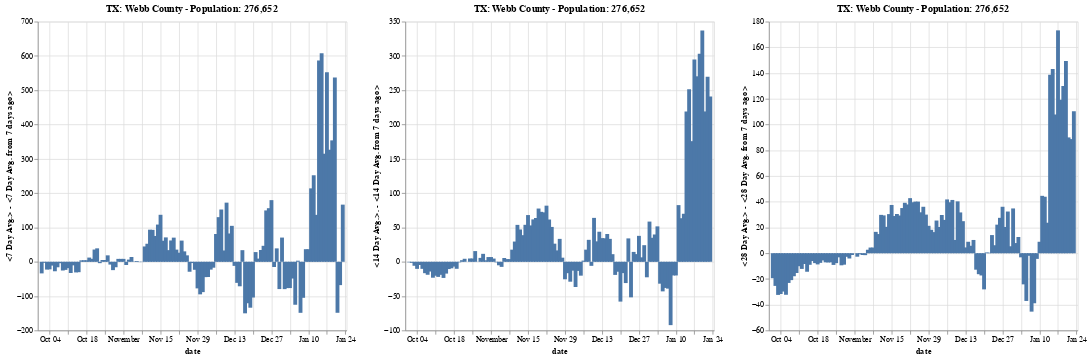
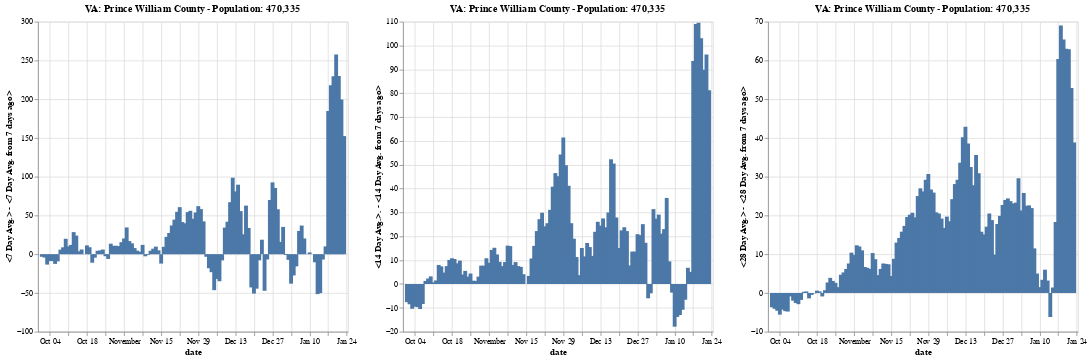
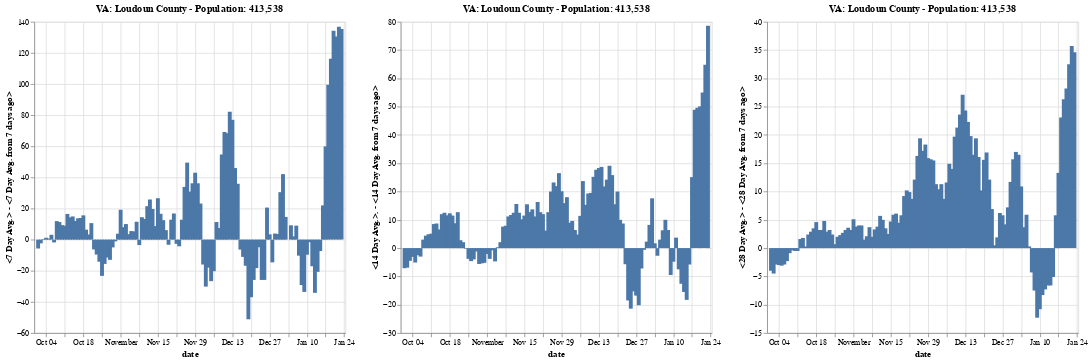
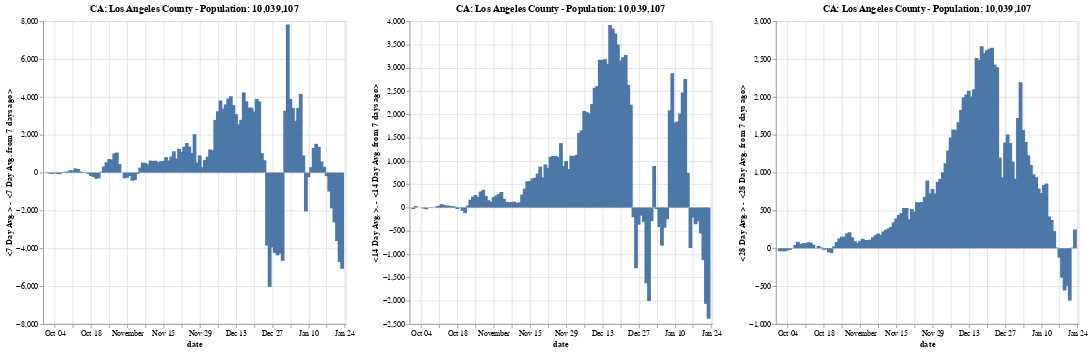

Source (notebook cell) for these figures, in order:
### Markdown cell above
# Display Charts for Counties to compare different measures to detect trends

### Code cell
#hide_input
date_time_str = '2020-10-01'
date_time_obj = datetime.strptime(date_time_str, '%Y-%m-%d')

top10Fields = [{'colName': '7day_avg_7DayDiff', 'colTitle': '<7 Day Avg.> - <7 Day Avg. from 7 days ago>'},
               {'colName': '14day_avg_7DayDiff', 'colTitle': '<14 Day Avg.>. - <14 Day Avg. from 7 days ago>'},
               {'colName': '28day_avg_7DayDiff', 'colTitle': '<28 Day Avg.> - <28 Day Avg. from 7 days ago>'}]

# Goal is to print the 3 charts (one per field) in a row per FIPS
topN = 3
for fieldSort in top10Fields:
#     display(HTML('<H1>Top ' + str(topN) + ' Counties by: ' + field['colTitle'] + '</H1><BR>'))
    display(HTML('<h2>Top ' + str(topN) + ' Counties with <b>&#8607;</b> Rising Rates  <b>&#8607;</b> by: ' + fieldSort['colTitle'] + '</h2>'))
    for countyFIPS in df_cases_7day_tidy_latest.sort_values(by=fieldSort['colName'], ascending=False)['countyFIPS'].head(topN):
        charts = []
        for field in top10Fields:
            state_df = df_cases_7day_tidy[(df_cases_7day_tidy['countyFIPS'] == countyFIPS) & (df_cases_7day_tidy['Date'] >= date_time_obj )]
            row = state_df.iloc[0]
            #display(row)
            chart_title = row['State'] + ': ' + row['County Name'] + ' - Population: ' + f"{row['population']:,}"
            
            chart1 = alt.Chart(state_df).mark_bar().encode(
                                 #x=alt.X('yearmonthdate(Date):T', title='date', axis=alt.Axis(labelSeparation=2)),
                                 x=alt.X('Date:T', title='date', axis=alt.Axis(labelSeparation=2)),
                                 y=alt.Y(field['colName']+':Q', title=field['colTitle']),
                                 ).properties( width=400, height=400, title=chart_title)
            charts.append(chart1)
        display(charts[0] | charts[1] | charts[2])
    display(HTML('<HR>'))
    
    display(HTML('<h2>Top ' + str(topN) + ' Counties with <b>&#8609;</b> Falling Rates <b>&#8609;</b> by: ' + fieldSort['colTitle'] + '</h2>'))
    for countyFIPS in df_cases_7day_tidy_latest.sort_values(by=fieldSort['colName'])['countyFIPS'].head(topN):
        charts = []
        for field in top10Fields:
            state_df = df_cases_7day_tidy[(df_cases_7day_tidy['countyFIPS'] == countyFIPS) & (df_cases_7day_tidy['Date'] >= date_time_obj )]
            row = state_df.iloc[0]
            #display(row)
            chart_title = row['State'] + ': ' + row['County Name'] + ' - Population: ' + f"{row['population']:,}"
            
            chart1 = alt.Chart(state_df).mark_bar().encode(
                                 #x=alt.X('yearmonthdate(Date):T', title='date', axis=alt.Axis(labelSeparation=2)),
                                 x=alt.X('Date:T', title='date', axis=alt.Axis(labelSeparation=2)),
                                 y=alt.Y(field['colName']+':Q', title=field['colTitle']),
                                 ).properties( width=400, height=400, title=chart_title)
            charts.append(chart1)
        display(charts[0] | charts[1] | charts[2])
    display(HTML('<HR>'))

    
# display(HTML('<h2>Top 10 Counties with <b>&#8607;</b> Rising Rates  <b>&#8607;</b> by: ' + field['colTitle'] + '</h2>'))
# display(df_cases_7day_tidy_latest.sort_values(by=field['colName'], ascending=False)[cols2show].head(10)) # Top 10 Rising

# display(df_cases_7day_tidy_latest.sort_values(by=field['colName'])[cols2show].head(10)) # Top 10 Falling
